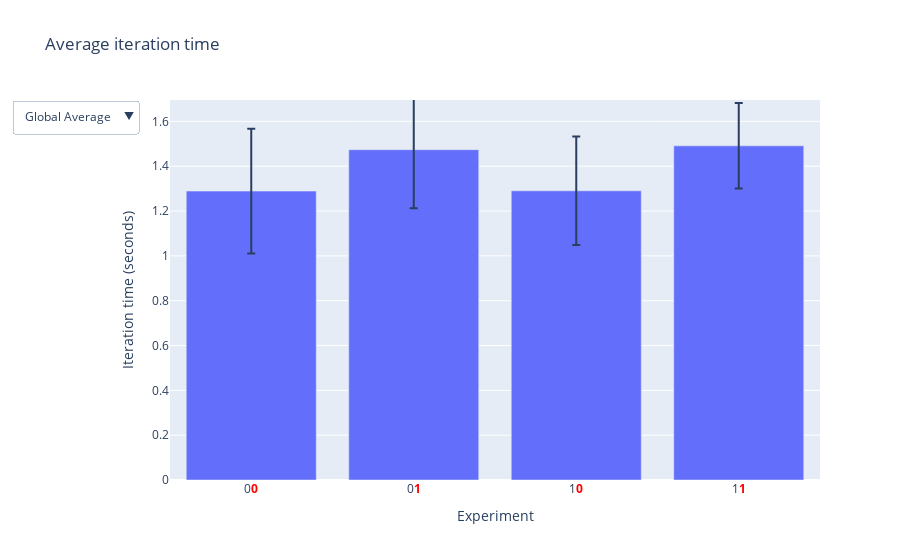

The code cell stored with this chart in its notebook:
### Code cell
fig = go.Figure()

# Add traces for each subject and global average
for subject in subjects:
    subject_data = stats[stats["subj_id"] == subject]
    fig.add_trace(
        go.Bar(
            x=subject_data["highlighted_label"],
            y=subject_data["iter_time_mean"],
            name=subject,
            visible=(subject == "Global Average"),
            error_y=dict(type="data", array=subject_data["iter_time_std"]),
        )
    )

buttons = get_dropdown(subjects)

# Update layout with dropdown menu and fixed y-axis range
fig.update_layout(
    updatemenus=[dict(type="dropdown", showactive=True, buttons=buttons)],
    title="Average iteration time",
    xaxis_title="Experiment",
    yaxis_title="Iteration time (seconds)",
    yaxis=dict(range=[0, stats["iter_time_mean"].max() * 1.05]),
    # height=1000,
)

fig.show()
fig.write_html(figure_dir / "iter_time.html")
fig.write_image(figure_dir / "iter_time.png")

### Figure 1 — Plotly figure (JSON) as saved in the notebook; plotly's stock layout.template omitted (floating-point values rounded to 4 significant figures)
{"data": [{"error_y": {"array": [0.198, 0.2063, 0.1968, 0.2229], "type": "data"}, "name": "s003", "type": "bar", "visible": false, "x": ["0<b style='color:red;'>0</b>", "0<b style='color:red;'>1</b>", "1<b style='color:red;'>0</b>", "1<b style='color:red;'>1</b>"], "y": [1.039, 1.429, 1.198, 1.415]}, {"error_y": {"array": [0.09232, 0.2575, 0.05296, 0.1773], "type": "data"}, "name": "s017", "type": "bar", "visible": false, "x": ["0<b style='color:red;'>0</b>", "0<b style='color:red;'>1</b>", "1<b style='color:red;'>0</b>", "1<b style='color:red;'>1</b>"], "y": [1.389, 1.575, 1.328, 1.572]}, {"error_y": {"array": [0.07843, 0.2084, 0.2251, 0.1295], "type": "data"}, "name": "s025", "type": "bar", "visible": false, "x": ["0<b style='color:red;'>0</b>", "0<b style='color:red;'>1</b>", "1<b style='color:red;'>0</b>", "1<b style='color:red;'>1</b>"], "y": [1.59, 1.543, 1.614, 1.615]}, {"error_y": {"array": [0.3965, 0.3206, 0.1997, 0.165], "type": "data"}, "name": "s028", "type": "bar", "visible": false, "x": ["0<b style='color:red;'>0</b>", "0<b style='color:red;'>1</b>", "1<b style='color:red;'>0</b>", "1<b style='color:red;'>1</b>"], "y": [1.203, 1.491, 1.159, 1.503]}, {"error_y": {"array": [null, 0.04081], "type": "data"}, "name": "s031", "type": "bar", "visible": false, "x": ["0<b style='color:red;'>0</b>", "0<b style='color:red;'>1</b>"], "y": [1.317, 0.9397]}, {"error_y": {"array": [0.1391, 0.2162, 0.09399, 0.1427], "type": "data"}, "name": "s036", "type": "bar", "visible": false, "x": ["0<b style='color:red;'>0</b>", "0<b style='color:red;'>1</b>", "1<b style='color:red;'>0</b>", "1<b style='color:red;'>1</b>"], "y": [1.231, 1.438, 1.16, 1.35]}, {"error_y": {"array": [0.2783, 0.261, 0.2419, 0.1908], "type": "data"}, "name": "Global Average", "type": "bar", "visible": true, "x": ["0<b style='color:red;'>0</b>", "0<b style='color:red;'>1</b>", "1<b style='color:red;'>0</b>", "1<b style='color:red;'>1</b>"], "y": [1.289, 1.474, 1.29, 1.491]}], "layout": {"title": {"text": "Average iteration time"}, "updatemenus": [{"buttons": [{"args": [{"visible": [false, false, false, false, false, false, true]}, {"title": "Global Average"}], "label": "Global Average", "method": "update"}, {"args": [{"visible": [false, false, false, false, false, true, false]}, {"title": "s036 Average"}], "label": "s036", "method": "update"}, {"args": [{"visible": [false, false, true, false, false, false, false]}, {"title": "s025 Average"}], "label": "s025", "method": "update"}, {"args": [{"visible": [false, true, false, false, false, false, false]}, {"title": "s017 Average"}], "label": "s017", "method": "update"}, {"args": [{"visible": [false, false, false, true, false, false, false]}, {"title": "s028 Average"}], "label": "s028", "method": "update"}, {"args": [{"visible": [true, false, false, false, false, false, false]}, {"title": "s003 Average"}], "label": "s003", "method": "update"}, {"args": [{"visible": [false, false, false, false, true, false, false]}, {"title": "s031 Average"}], "label": "s031", "method": "update"}], "showactive": true, "type": "dropdown"}], "xaxis": {"title": {"text": "Experiment"}}, "yaxis": {"range": [0, 1.695], "title": {"text": "Iteration time (seconds)"}}}}
